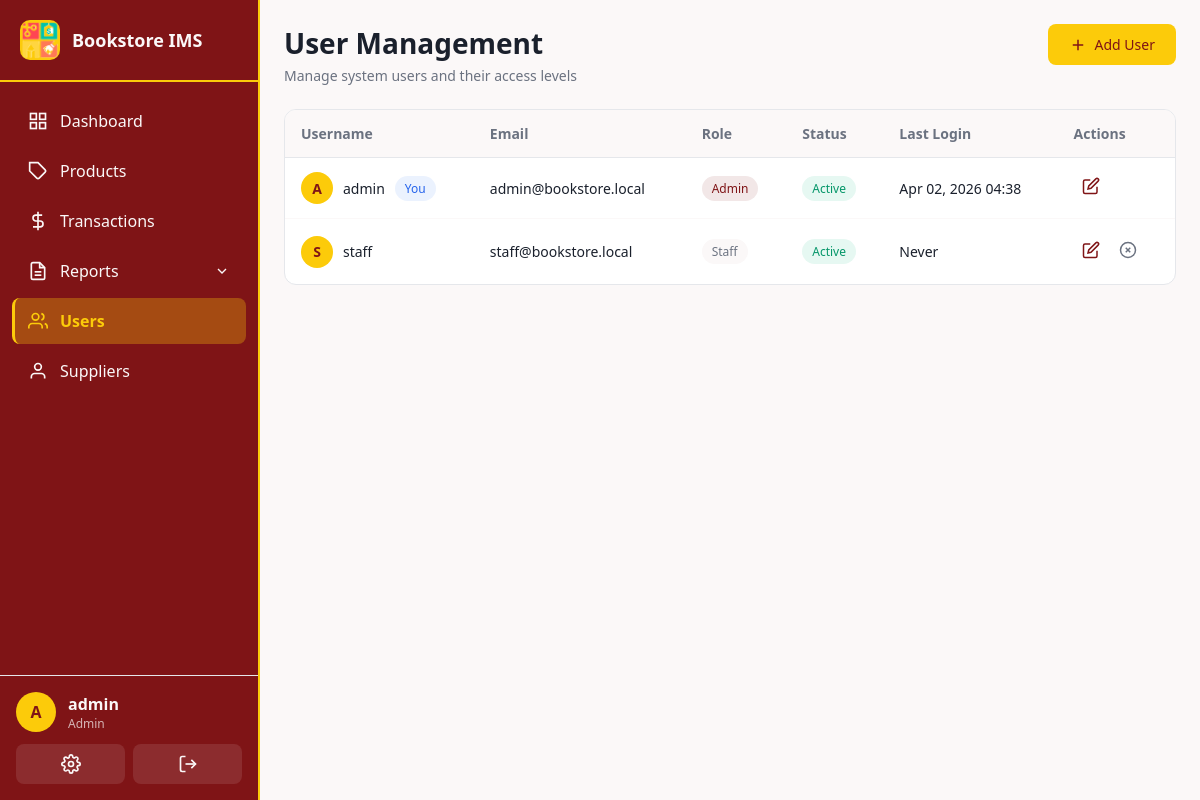
Page /users/ (signed in) on the earlier database version.
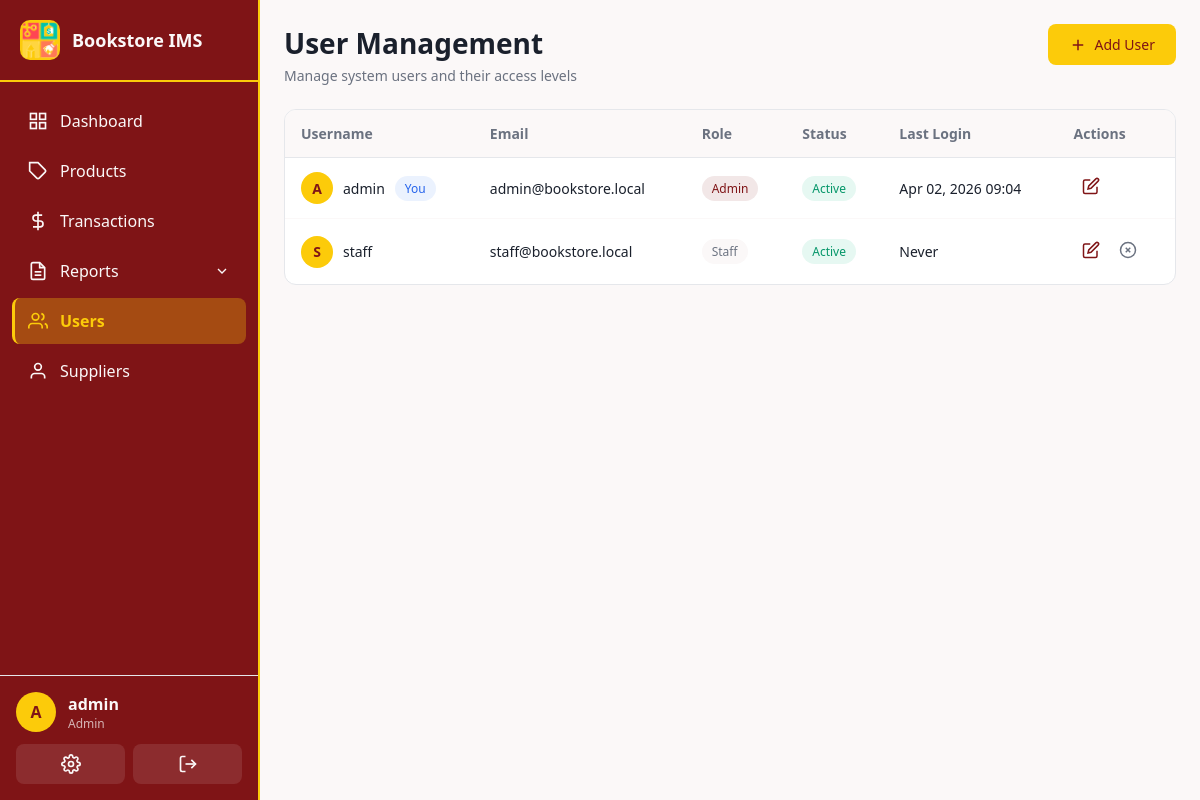
Same page on the later database version.
### app/models.py (models this page shows, shortened)
class User(UserMixin, db.Model):
    __tablename__ = 'users'
    id = db.Column(db.Integer, primary_key=True)
    username = db.Column(db.String(80), unique=True, nullable=False, index=True)
    email = db.Column(db.String(120), unique=True, nullable=False)
    password_hash = db.Column(db.String(256), nullable=False)
    role = db.Column(db.String(20), nullable=False, default=Role.STAFF)
    is_active = db.Column(db.Boolean, default=True)
    created_at = db.Column(db.DateTime, default=utc_now)
    last_login = db.Column(db.DateTime)
    transactions = db.relationship('Transaction', backref='user', lazy='dynamic')
    audit_logs = db.relationship('AuditLog', backref='user', lazy='dynamic')
    cash_ledger_entries = db.relationship('CashLedger', backref='user', lazy='dynamic')
    def is_admin(self):
        return self.role == Role.ADMIN

### app/routes/users.py (the view)
@users_bp.route('/')
@login_required
@admin_required
def list_users():
    users = User.query.order_by(User.username).all()
    return render_template('users/list.html', users=users)

### app/__init__.py (called while the page is built)
@login_manager.user_loader
def load_user(user_id):
    return db.session.get(User, int(user_id))

### app/templates/users/list.html (shortened to what this page needs)
{% extends "base.html" %}
{% block content %}
<div class="page-header">
  <div class="page-header-left">
    <h1>User Management</h1>
    <p class="page-subtitle">Manage system users and their access levels</p>
  </div>
  <div class="page-header-right">
    <a href="{{ url_for('users.add_user') }}" class="btn btn-primary">
      <svg viewBox="0 0 24 24" fill="none" stroke="currentColor" stroke-width="2">
        <line x1="12" y1="5" x2="12" y2="19"></line>
        <line x1="5" y1="12" x2="19" y2="12"></line>
      </svg>
      Add User
    </a>
  </div>
</div>
<div class="table-card desktop-only">
  <table class="data-table">
    <thead>
      <tr>
        <th>Username</th>
        <th>Email</th>
        <th>Role</th>
        <th>Status</th>
        <th>Last Login</th>
        <th>Actions</th>
      </tr>
    </thead>
    <tbody>
      {% for user in users %}
      <tr class="{% if not user.is_active %}row-muted{% endif %}">
        <td>
          <div class="user-cell">
            <div class="user-avatar small">{{ user.username[0].upper() }}</div>
            <span>{{ user.username }}</span>
            {% if user.id == current_user.id %}
            <span class="badge badge-info">You</span>
            {% endif %}
          </div>
        </td>
        <td>{{ user.email }}</td>
        <td>
          <span class="badge badge-{{ 'primary' if user.role == 'admin' else 'secondary' }}">
            {{ user.role.title() }}
          </span>
        </td>
        <td>
          {% if user.is_active %}
          <span class="badge badge-success">Active</span>
          {% else %}
          <span class="badge badge-danger">Inactive</span>
          {% endif %}
        </td>
        <td>
          {% if user.last_login %}
          {{ user.last_login.strftime('%b %d, %Y %H:%M') }}
          {% else %}
          Never
          {% endif %}
        </td>
        <td class="actions-cell">
          <a href="{{ url_for('users.edit_user', id=user.id) }}" class="btn-icon" title="Edit">
            <svg viewBox="0 0 24 24" fill="none" stroke="currentColor" stroke-width="2">
              <path d="M11 4H4a2 2 0 0 0-2 2v14a2 2 0 0 0 2 2h14a2 2 0 0 0 2-2v-7"></path>
              <path d="M18.5 2.5a2.121 2.121 0 0 1 3 3L12 15l-4 1 1-4 9.5-9.5z"></path>
            </svg>
          </a>
          {% if user.id != current_user.id %}
          <form method="POST" action="{{ url_for('users.delete_user', id=user.id) }}" style="display: inline;"
                onsubmit="return confirm('Are you sure you want to deactivate this user?')">
            <button type="submit" class="btn-icon danger" title="Deactivate">
              <svg viewBox="0 0 24 24" fill="none" stroke="currentColor" stroke-width="2">
                <circle cx="12" cy="12" r="10"></circle>
                <line x1="15" y1="9" x2="9" y2="15"></line>
                <line x1="9" y1="9" x2="15" y2="15"></line>
              </svg>
            </button>
          </form>
          {% endif %}
        </td>
      </tr>
      {% endfor %}
    </tbody>
  </table>
</div>
{% endblock %}

### app/templates/base.html (shortened to what the changed rows need)
<!doctype html>
<html>
  <head>
    <link rel="stylesheet" href="{{ url_for('static', filename='css/main.css') }}">
  </head>
  <body class="{% block body_class %}{% endblock %}">
    {% if current_user.is_authenticated %}
    <nav class="sidebar" id="mobile-sidebar">
      <div class="sidebar-header">
        <div class="sidebar-logo">
          <img src="{{ url_for('static', filename='images/bookstore-logo.png') }}" alt="Bookstore Logo" style="width: 100%; height: 100%; object-fit: contain;">
        </div>
        <span class="sidebar-title">Bookstore IMS</span>
      </div>
      <ul class="sidebar-menu">
        <li class="{% if request.endpoint == 'main.dashboard' %}active{% endif %}">
          <a href="{{ url_for('main.dashboard') }}">
            <svg viewBox="0 0 24 24" fill="none" stroke="currentColor" stroke-width="2">
              <rect x="3" y="3" width="7" height="7"></rect>
              <rect x="14" y="3" width="7" height="7"></rect>
              <rect x="14" y="14" width="7" height="7"></rect>
              <rect x="3" y="14" width="7" height="7"></rect>
            </svg>
            <span>Dashboard</span>
          </a>
        </li>
        <li class="{% if 'products' in request.endpoint %}active{% endif %}">
          <a href="{{ url_for('products.list_products') }}">
            <svg viewBox="0 0 24 24" fill="none" stroke="currentColor" stroke-width="2">
              <path d="M20.59 13.41l-7.17 7.17a2 2 0 0 1-2.83 0L2 12V2h10l8.59 8.59a2 2 0 0 1 0 2.82z"></path>
              <line x1="7" y1="7" x2="7.01" y2="7"></line>
            </svg>
            <span>Products</span>
          </a>
        </li>
        <li class="{% if 'transactions' in request.endpoint %}active{% endif %}">
          <a href="{{ url_for('transactions.list_transactions') }}">
            <svg viewBox="0 0 24 24" fill="none" stroke="currentColor" stroke-width="2">
              <line x1="12" y1="1" x2="12" y2="23"></line>
              <path d="M17 5H9.5a3.5 3.5 0 0 0 0 7h5a3.5 3.5 0 0 1 0 7H6"></path>
            </svg>
            <span>Transactions</span>
          </a>
        </li>
        <li class="submenu-trigger {% if 'reports' in request.endpoint %}active{% endif %}">
          <a href="#">
            <svg viewBox="0 0 24 24" fill="none" stroke="currentColor" stroke-width="2">
              <path d="M14 2H6a2 2 0 0 0-2 2v16a2 2 0 0 0 2 2h12a2 2 0 0 0 2-2V8z"></path>
              <polyline points="14 2 14 8 20 8"></polyline>
              <line x1="16" y1="13" x2="8" y2="13"></line>
              <line x1="16" y1="17" x2="8" y2="17"></line>
            </svg>
            <span>Reports</span>
            <svg class="submenu-arrow" viewBox="0 0 24 24" fill="none" stroke="currentColor" stroke-width="2">
              <polyline points="6 9 12 15 18 9"></polyline>
            </svg>
          </a>
        </li>
        {% if current_user.is_admin() %}
        <li class="{% if 'users' in request.endpoint and request.endpoint != 'users.profile' %}active{% endif %}">
          <a href="{{ url_for('users.list_users') }}">
            <svg viewBox="0 0 24 24" fill="none" stroke="currentColor" stroke-width="2">
              <path d="M17 21v-2a4 4 0 0 0-4-4H5a4 4 0 0 0-4 4v2"></path>
              <circle cx="9" cy="7" r="4"></circle>
              <path d="M23 21v-2a4 4 0 0 0-3-3.87"></path>
              <path d="M16 3.13a4 4 0 0 1 0 7.75"></path>
            </svg>
            <span>Users</span>
          </a>
        </li>
        <li class="{% if 'suppliers' in request.endpoint %}active{% endif %}">
          <a href="{{ url_for('suppliers.list_suppliers') }}">
            <svg viewBox="0 0 24 24" fill="none" stroke="currentColor" stroke-width="2">
              <path d="M20 21v-2a4 4 0 0 0-4-4H8a4 4 0 0 0-4 4v2"></path>
              <circle cx="12" cy="7" r="4"></circle>
            </svg>
            <span>Suppliers</span>
          </a>
        </li>
        {% endif %}
      </ul>
      <div class="sidebar-footer">
        <div class="user-info">
          <div class="user-avatar">{{ current_user.username[0].upper() }}</div>
          <div class="user-details">
            <span class="user-name">{{ current_user.username }}</span>
            <span class="user-role">{{ current_user.role.title() }}</span>
          </div>
        </div>
        <div class="sidebar-actions">
          <a href="{{ url_for('users.profile') }}" class="action-btn" title="Profile">
          </a>
          <a href="{{ url_for('auth.logout') }}" class="action-btn" title="Logout">
            <svg viewBox="0 0 24 24" fill="none" stroke="currentColor" stroke-width="2">
              <path d="M9 21H5a2 2 0 0 1-2-2V5a2 2 0 0 1 2-2h4"></path>
              <polyline points="16 17 21 12 16 7"></polyline>
              <line x1="21" y1="12" x2="9" y2="12"></line>
            </svg>
          </a>
        </div>
      </div>
    </nav>
    <main class="main-content">
      {% block content %}{% endblock %}
    </main>
    {% else %}
    {% block content_public %}{% endblock %}
    {% endif %}
  </body>
</html>

Differences in the rows shown:
changed User "admin": last_login "Apr 02, 2026 04:38" → "Apr 02, 2026 09:04"
